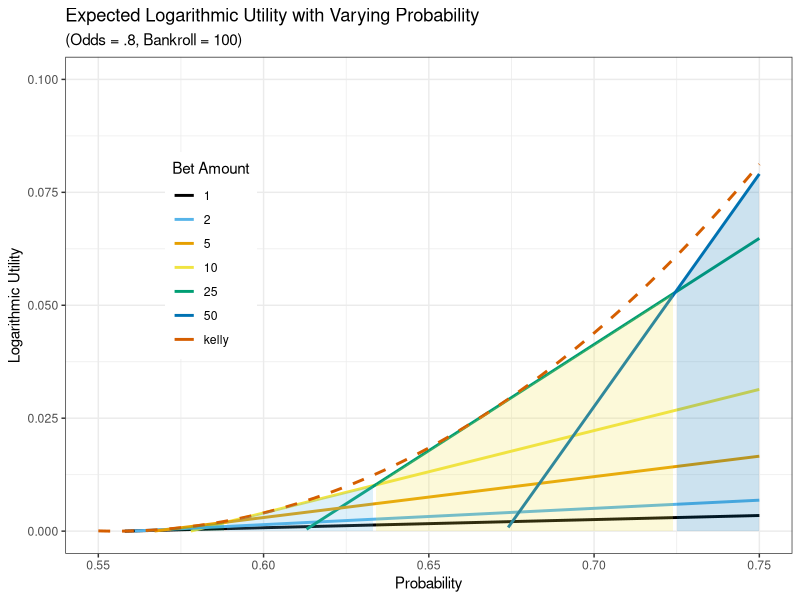
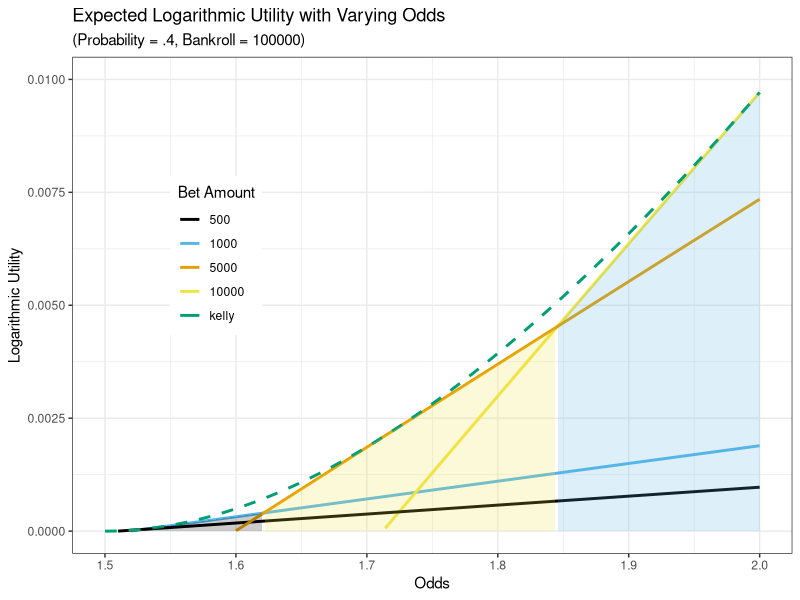
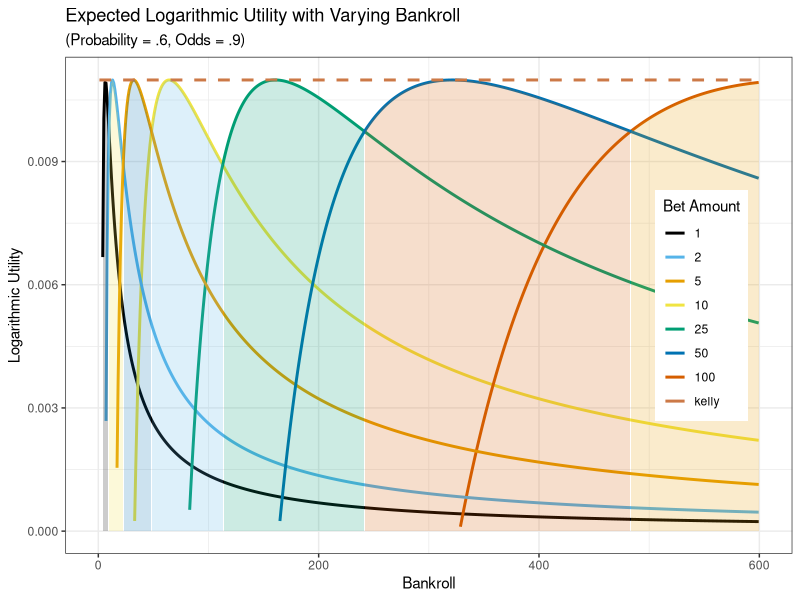

Write the R code that produced these figures, in order.
library(tidyverse)
library(RColorBrewer)

log_utility <- function(bankroll, amount, probability, odds) {
  return_this <- ifelse(amount >= bankroll, NA, 
                        probability * log(1 + odds * amount / bankroll) + 
                          (1 - probability) * log(1 - amount / bankroll))
  return_this
}

kelly <- function(odds, probability) {
  (probability * (odds + 1) - 1) / odds
}

intersection <- function(f1, f2, x_lower, x_higher, accuracy = .001, epsilon = .001){
  result = data.frame(x_values = seq(x_lower, x_higher, by = accuracy)) %>%
    mutate(f1_values = f1(x_values), f2_values = f2(x_values), difference = abs(f2_values - f1_values))
  min_difference = min(result$difference)
  min_entry = result[result$difference == min_difference,]
  if(min_difference < epsilon){
    min_entry$x_values
  }
  else{
    NA
  }
}

EV <- function(odds, probability, bet, bankroll){
  probability * log(1 + (odds * bet / bankroll)) + (1 - probability) * log(1 - (bet / bankroll))
}

my_colors <- c("#000000", "#56B4E9", "#E69F00", "#F0E442", "#009E73", "#0072B2", "#D55E00", "#CC7947")

# Varying Probability

odds = .8
probability = seq(0, 1, length.out = 1001)
bankroll = 100
amount = c(1, 2, 5, 10, 25, 50, "kelly")
univ = expand.grid(odds = odds, probability = probability, 
                   bankroll = bankroll, amount = amount, 
                   stringsAsFactors = FALSE) %>%
  mutate(
    amount_color = as.factor(amount),
    amount = ifelse(amount == "kelly", kelly(odds, probability) * bankroll, as.integer(amount)),
    utility = log_utility(bankroll = bankroll, odds = odds, 
                          probability = probability, amount = amount)) %>%
  mutate(is_kelly = ifelse(amount_color == "kelly", "Kelly", "non-Kelly"))

maxes = univ %>%
  filter(is_kelly == "non-Kelly") %>%
  group_by(odds, probability, bankroll) %>%
  slice(which.max(utility)) %>%
  select(odds, probability, bankroll, best_bet = amount_color, best_utility = utility)

univ %>%
  left_join(maxes) %>%
  ggplot(aes(x = probability, y = utility)) +
  geom_line(aes(color = amount_color, linetype = is_kelly), size = 1) + 
  geom_ribbon(aes(ymin = 0, ymax = best_utility, fill = best_bet), alpha = .2) +
  xlim(.55, .75) + 
  ylim(0, .1) +
  scale_colour_manual(name  ="Bet Amount", breaks = c("1", "2", "5", "10", "25", "50", "kelly"), values = my_colors) +
  scale_fill_manual(values = my_colors) +
  scale_linetype_manual(values = c("Kelly" = "dashed", "non-Kelly" = "solid")) + 
  guides(linetype = FALSE, fill = FALSE) +
  xlab("Probability") + 
  ylab("Logarithmic Utility") + 
  ggtitle("Expected Logarithmic Utility with Varying Probability", subtitle = "(Odds = .8, Bankroll = 100)") + 
  theme_bw() + 
  theme(legend.position = c(.2, .6))

# Varying Odds

odds = seq(1, 3, length.out = 1001)
probability = .4
bankroll = 100000
amount = c(500, 1000, 5000, 10000, "kelly")
univ = expand.grid(odds = odds, probability = probability, 
                   bankroll = bankroll, amount = amount, 
                   stringsAsFactors = FALSE) %>%
  mutate(
    amount_color = as.factor(amount),
    amount = ifelse(amount == "kelly", kelly(odds, probability) * bankroll, as.integer(amount)),
    utility = log_utility(bankroll = bankroll, odds = odds, 
                          probability = probability, amount = amount)) %>%
  mutate(is_kelly = ifelse(amount_color == "kelly", "Kelly", "non-Kelly"))

maxes = univ %>%
  filter(is_kelly == "non-Kelly") %>%
  group_by(odds, probability, bankroll) %>%
  slice(which.max(utility)) %>%
  select(odds, probability, bankroll, best_bet = amount_color, best_utility = utility)

univ %>%
  left_join(maxes) %>%
  ggplot(aes(x = odds, y = utility)) +
  geom_line(aes(color = amount_color, linetype = is_kelly), size = 1) + 
  geom_ribbon(aes(ymin = 0, ymax = best_utility, fill = best_bet), alpha = .2) +
  xlim(1.5, 2) + 
  ylim(0, .01) +
  scale_colour_manual(name  ="Bet Amount", breaks = c("500", "1000", "5000", "10000", "kelly"), values = my_colors) +
  scale_fill_manual(values = my_colors) +
  scale_linetype_manual(values = c("Kelly" = "dashed", "non-Kelly" = "solid")) + 
  guides(linetype = FALSE, fill = FALSE) +
  xlab("Odds") + ylab("Logarithmic Utility") + 
  ggtitle("Expected Logarithmic Utility with Varying Odds", subtitle = "(Probability = .4, Bankroll = 100000)") + 
  theme_bw() + 
  theme(legend.position = c(.2, .6))

# Varying Bankroll

odds = .9
probability = .6
bankroll = seq(1, 1000, length.out = 1001)
amount = c(1, 2, 5, 10, 25, 50, 100, "kelly")
univ = expand.grid(odds = odds, probability = probability, 
                   bankroll = bankroll, amount = amount, 
                   stringsAsFactors = FALSE) %>%
  mutate(
    amount_color = as.factor(amount),
    amount = ifelse(amount == "kelly", kelly(odds, probability) * bankroll, as.integer(amount)),
    utility = log_utility(bankroll = bankroll, odds = odds, 
                          probability = probability, amount = amount)) %>%
  mutate(is_kelly = ifelse(amount_color == "kelly", "Kelly", "non-Kelly"))

maxes = univ %>%
  filter(is_kelly == "non-Kelly") %>%
  group_by(odds, probability, bankroll) %>%
  slice(which.max(utility)) %>%
  select(odds, probability, bankroll, best_bet = amount_color, best_utility = utility)

univ %>%
  left_join(maxes) %>%
  ggplot(aes(x = bankroll, y = utility)) +
  geom_line(aes(color = amount_color, linetype = is_kelly), size = 1) + 
  geom_ribbon(aes(ymin = 0, ymax = best_utility, fill = best_bet), alpha = .2) + 
  ylim(0, .011) + 
  xlim(0, 600) +
  scale_colour_manual(name  ="Bet Amount", breaks = c("1", "2", "5", "10", "25", "50", "100", "kelly"), values = my_colors) +
  scale_fill_manual(values = my_colors) +
  scale_linetype_manual(values = c("Kelly" = "dashed", "non-Kelly" = "solid")) + 
  guides(linetype=FALSE, fill = FALSE) +
  xlab("Bankroll") + ylab("Logarithmic Utility") + 
  ggtitle("Expected Logarithmic Utility with Varying Bankroll", subtitle = "(Probability = .6, Odds = .9)") + theme_bw() + theme(legend.position = c(.875, .5))
